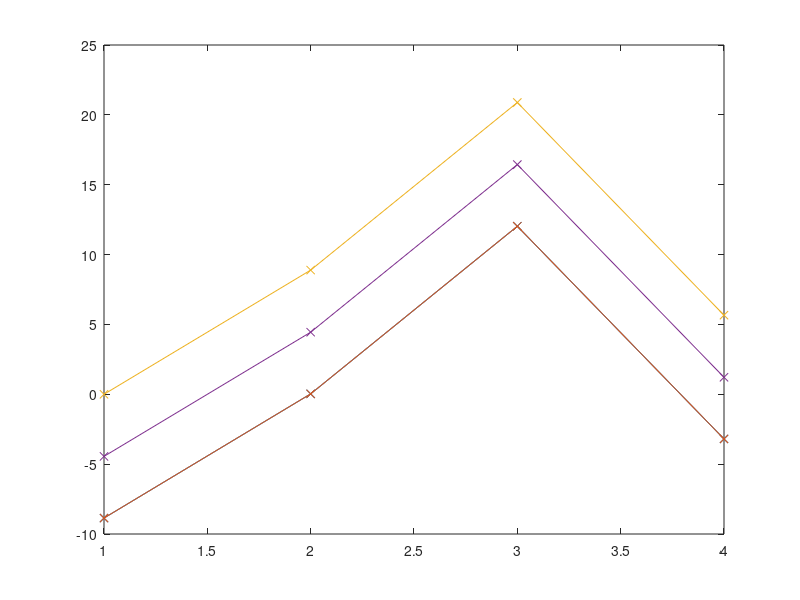

MATLAB code to generate this figure:
%--------------------------------------------------------------------------
%   
%   SELECTED SECTIONS OF ADJUSTMENT CALCULATION
%      Free Network Adjustment Calculation
%            - Levelling Network -
% 
%   Author         : Anastasia Pasioti
%   Version        : May 23, 2017
%   Last changes   : May 23, 2017
%
%--------------------------------------------------------------------------

clc;
clear all;
close all;

%--------------------------------------------------------------------------
%   Observations 
%--------------------------------------------------------------------------
%Vector of observations
 L = [8.892 11.994 -15.228 -5.660 3.220 20.886]';

%Number of observations
no_n = length(L);

%Number of unknowns
 no_u = 4;  % H1,H2,H3,H4

%Redundancy
 r = no_n - no_u + 1;

%--------------------------------------------------------------------------
%  Stochastic model
%--------------------------------------------------------------------------
%VC Matrix of the observations
S_LL = eye(no_n); 

%Theoretical standard deviation
sigma_0 = 1; 

%Cofactor matrix of the observations
Q_LL = 1/sigma_0^2 * S_LL; 

%Weight matrix
P = inv(Q_LL); 

%--------------------------------------------------------------------------
%  Constraints
%--------------------------------------------------------------------------
 G = [1/sqrt(no_u) 1/sqrt(no_u) 1/sqrt(no_u) 1/sqrt(no_u)];

% total trace minimizataion
 B_1 = [1 1 1 1];

% partial trace minimizataion(1.2)
 B_2 = [1 0 0 0];

% partial trace minimizataion(1.3)
 B_3 = [1 1 0 0];


%--------------------------------------------------------------------------
%  Adjustment
%-------------------------------------------------------------------------- 
%Design matrix 
A = [-1 1 0 0; 0 -1 1 0; 0 0 -1 1; 1 0 0 -1; 0 1 0 -1; -1 0 1 0]; 

rk_A = rank(A);

   
%Normal matrix
N = A'*P*A;

det_N = det(N); 

  N_ext_G = [N G'; G 0];
  N_ext_B_1 = [N B_1'; B_1 0];
  N_ext_B_2 = [N B_2'; B_2 0];
  N_ext_B_3 = [N B_3'; B_3 0];

%Vector of right hand side of normal equations
n = A'*P*L;

n_ext = [n' 0]; 

%Inversion of normal matrix / Cofactor matrix of the unknowns
Q_xx_ext_G = inv(N_ext_G);
Q_xx_ext_B_1 = inv(N_ext_B_1);
Q_xx_ext_B_2 = inv(N_ext_B_2);
Q_xx_ext_B_3 = inv(N_ext_B_3);


Q_xx_G = Q_xx_ext_G(1:no_u,1:no_u); %Q_11
Q_xx_B_1 = Q_xx_ext_B_1(1:no_u,1:no_u); %Q_11
Q_xx_B_2 = Q_xx_ext_B_2(1:no_u,1:no_u); %Q_11
Q_xx_B_3 = Q_xx_ext_B_3(1:no_u,1:no_u); %Q_11

%Solution of normal equations
X_hat_G = Q_xx_G*n;

X_hat_B_1 = Q_xx_B_1*n;
X_hat_B_2 = Q_xx_B_2*n;
X_hat_B_3 = Q_xx_B_3*n;

%Vector of residuals
v_G = A*X_hat_G-L;
v_B_1 = A*X_hat_B_1-L;
v_B_2 = A*X_hat_B_2-L;
v_B_3 = A*X_hat_B_3-L;

%Vector of adjusted observations
L_hat_G = L+v_G;
L_hat_B_1 = L+v_B_1;
L_hat_B_2 = L+v_B_2;
L_hat_B_3 = L+v_B_3;

%Check


%Empirical reference standard deviation
s_0_G = sqrt(v_G'*P*v_G /r);  % sqrt(vTPv/r);  
s_0_B_1 = sqrt(v_B_1'*P*v_B_1 /r);  % sqrt(vTPv/r);  
s_0_B_2 = sqrt(v_B_2'*P*v_B_2 /r);  % sqrt(vTPv/r);  
s_0_B_3 = sqrt(v_B_3'*P*v_B_3 /r);  % sqrt(vTPv/r);  

%VC matrix of adjusted unknowns
S_XX_hat_G = s_0_G^2*Q_xx_G;
S_XX_hat_B_1 = s_0_B_1^2*Q_xx_B_1;
S_XX_hat_B_2 = s_0_B_2^2*Q_xx_B_2;
S_XX_hat_B_3 = s_0_B_3^2*Q_xx_B_3;

%Standard deviation of the adjusted unknowns
s_X_G = sqrt(diag(S_XX_hat_G));
s_X_B_1 = sqrt(diag(S_XX_hat_B_1));
s_X_B_2 = sqrt(diag(S_XX_hat_B_2));
s_X_B_3 = sqrt(diag(S_XX_hat_B_3));

%Cofactor matrix of adjusted observations
Q_LL_hat_G = A*Q_xx_G*A';
Q_LL_hat_B_1 = A*Q_xx_B_1*A';
Q_LL_hat_B_2 = A*Q_xx_B_2*A';
Q_LL_hat_B_3 = A*Q_xx_B_3*A';

%VC matrix of adjusted observations
S_LL_hat_G = s_0_G^2*Q_LL_hat_G;
S_LL_hat_B_1 = s_0_B_1^2*Q_LL_hat_B_1;
S_LL_hat_B_2 = s_0_B_2^2*Q_LL_hat_B_2;
S_LL_hat_B_3 = s_0_B_3^2*Q_LL_hat_B_3;

%Standard deviation of the adjusted observations
s_L_hat_G = sqrt(diag(S_LL_hat_G));
s_L_hat_B_1 = sqrt(diag(S_LL_hat_B_1));
s_L_hat_B_2 = sqrt(diag(S_LL_hat_B_2));
s_L_hat_B_3 = sqrt(diag(S_LL_hat_B_3));

%Cofactor matrix of the residuals
Q_vv_G = Q_LL-Q_LL_hat_G;
Q_vv_B_1 = Q_LL-Q_LL_hat_B_1;
Q_vv_B_2 = Q_LL-Q_LL_hat_B_2;
Q_vv_B_3 = Q_LL-Q_LL_hat_B_3;

%VC matrix of residuals
S_vv_G = s_0_G^2*Q_vv_G;
S_vv_B_1 = s_0_B_1^2*Q_vv_B_1;
S_vv_B_2 = s_0_B_2^2*Q_vv_B_2;
S_vv_B_3 = s_0_B_3^2*Q_vv_B_3;



%Standard deviation of the residuals
s_v_G = sqrt(diag(S_vv_G));
s_v_B_1 = sqrt(diag(S_vv_B_1));
s_v_B_2 = sqrt(diag(S_vv_B_2));
s_v_B_3 = sqrt(diag(S_vv_B_3));

%Pseudo inverse
p_N = pinv(N);

%--------------------------------------------------------------------------
%  Plot the adjusted heights 
%--------------------------------------------------------------------------
%figure 
X = 1:1:4;
Y = X_hat_G;
plot(X,Y,'x-');
hold on
Y2 = X_hat_B_1;
plot(X,Y2,'x-');
hold on
Y3 = X_hat_B_2;
plot(X,Y3,'x-');
hold on
Y4 = X_hat_B_3;
plot(X,Y4,'x-');
hold off









    